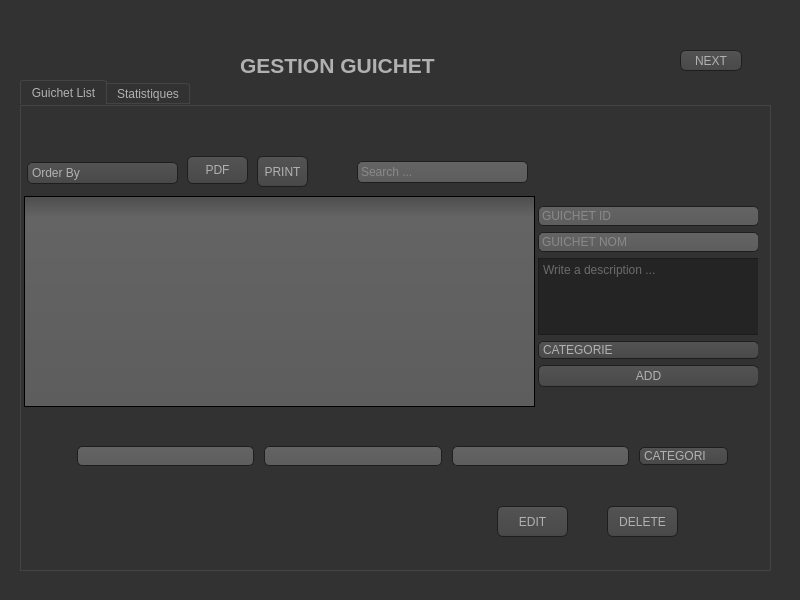
<?xml version="1.0" encoding="UTF-8"?>
<ui version="4.0">
 <class>Dialogadmin</class>
 <widget class="QDialog" name="Dialogadmin">
  <property name="geometry">
   <rect>
    <x>0</x>
    <y>0</y>
    <width>800</width>
    <height>600</height>
   </rect>
  </property>
  <property name="windowTitle">
   <string>Interface Admin</string>
  </property>
  <property name="styleSheet">
   <string notr="true">QToolTip
{
     border: 1px solid black;
     background-color: #ffa02f;
     padding: 1px;
     border-radius: 3px;
     opacity: 100;
}

QWidget
{
    color: #b1b1b1;
    background-color: #323232;
}

QWidget:item:hover
{
    background-color: QLinearGradient( x1: 0, y1: 0, x2: 0, y2: 1, stop: 0 #ffa02f, stop: 1 #ca0619);
    color: #000000;
}

QWidget:item:selected
{
    background-color: QLinearGradient( x1: 0, y1: 0, x2: 0, y2: 1, stop: 0 #ffa02f, stop: 1 #d7801a);
}

QMenuBar::item
{
    background: transparent;
}

QMenuBar::item:selected
{
    background: transparent;
    border: 1px solid #ffaa00;
}

QMenuBar::item:pressed
{
    background: #444;
    border: 1px solid #000;
    background-color: QLinearGradient(
        x1:0, y1:0,
        x2:0, y2:1,
        stop:1 #212121,
        stop:0.4 #343434/*,
        stop:0.2 #343434,
        stop:0.1 #ffaa00*/
    );
    margin-bottom:-1px;
    padding-bottom:1px;
}

QMenu
{
    border: 1px solid #000;
}

QMenu::item
{
    padding: 2px 20px 2px 20px;
}

QMenu::item:selected
{
    color: #000000;
}

QWidget:disabled
{
    color: #404040;
    background-color: #323232;
}

QAbstractItemView
{
    background-color: QLinearGradient( x1: 0, y1: 0, x2: 0, y2: 1, stop: 0 #4d4d4d, stop: 0.1 #646464, stop: 1 #5d5d5d);
}

QWidget:focus
{
    /*border: 2px solid QLinearGradient( x1: 0, y1: 0, x2: 0, y2: 1, stop: 0 #ffa02f, stop: 1 #d7801a);*/
}

QLineEdit
{
    background-color: QLinearGradient( x1: 0, y1: 0, x2: 0, y2: 1, stop: 0 #4d4d4d, stop: 0 #646464, stop: 1 #5d5d5d);
    padding: 1px;
    border-style: solid;
    border: 1px solid #1e1e1e;
    border-radius: 5;
}

QPushButton
{
    color: #b1b1b1;
    background-color: QLinearGradient( x1: 0, y1: 0, x2: 0, y2: 1, stop: 0 #565656, stop: 0.1 #525252, stop: 0.5 #4e4e4e, stop: 0.9 #4a4a4a, stop: 1 #464646);
    border-width: 1px;
    border-color: #1e1e1e;
    border-style: solid;
    border-radius: 6;
    padding: 3px;
    font-size: 12px;
    padding-left: 5px;
    padding-right: 5px;
}

QPushButton:pressed
{
    background-color: QLinearGradient( x1: 0, y1: 0, x2: 0, y2: 1, stop: 0 #2d2d2d, stop: 0.1 #2b2b2b, stop: 0.5 #292929, stop: 0.9 #282828, stop: 1 #252525);
}

QComboBox
{
    selection-background-color: #ffaa00;
    background-color: QLinearGradient( x1: 0, y1: 0, x2: 0, y2: 1, stop: 0 #565656, stop: 0.1 #525252, stop: 0.5 #4e4e4e, stop: 0.9 #4a4a4a, stop: 1 #464646);
    border-style: solid;
    border: 1px solid #1e1e1e;
    border-radius: 5;
}

QComboBox:hover,QPushButton:hover
{
    border: 2px solid QLinearGradient( x1: 0, y1: 0, x2: 0, y2: 1, stop: 0 #ffa02f, stop: 1 #d7801a);
}


QComboBox:on
{
    padding-top: 3px;
    padding-left: 4px;
    background-color: QLinearGradient( x1: 0, y1: 0, x2: 0, y2: 1, stop: 0 #2d2d2d, stop: 0.1 #2b2b2b, stop: 0.5 #292929, stop: 0.9 #282828, stop: 1 #252525);
    selection-background-color: #ffaa00;
}

QComboBox QAbstractItemView
{
    border: 2px solid darkgray;
    selection-background-color: QLinearGradient( x1: 0, y1: 0, x2: 0, y2: 1, stop: 0 #ffa02f, stop: 1 #d7801a);
}

QComboBox::drop-down
{
     subcontrol-origin: padding;
     subcontrol-position: top right;
     width: 15px;

     border-left-width: 0px;
     border-left-color: darkgray;
     border-left-style: solid; /* just a single line */
     border-top-right-radius: 3px; /* same radius as the QComboBox */
     border-bottom-right-radius: 3px;
 }

QComboBox::down-arrow
{
     image: url(:/down_arrow.png);
}

QGroupBox:focus
{
border: 2px solid QLinearGradient( x1: 0, y1: 0, x2: 0, y2: 1, stop: 0 #ffa02f, stop: 1 #d7801a);
}

QTextEdit:focus
{
    border: 2px solid QLinearGradient( x1: 0, y1: 0, x2: 0, y2: 1, stop: 0 #ffa02f, stop: 1 #d7801a);
}

QScrollBar:horizontal {
     border: 1px solid #222222;
     background: QLinearGradient( x1: 0, y1: 0, x2: 0, y2: 1, stop: 0.0 #121212, stop: 0.2 #282828, stop: 1 #484848);
     height: 7px;
     margin: 0px 16px 0 16px;
}

QScrollBar::handle:horizontal
{
      background: QLinearGradient( x1: 0, y1: 0, x2: 1, y2: 0, stop: 0 #ffa02f, stop: 0.5 #d7801a, stop: 1 #ffa02f);
      min-height: 20px;
      border-radius: 2px;
}

QScrollBar::add-line:horizontal {
      border: 1px solid #1b1b19;
      border-radius: 2px;
      background: QLinearGradient( x1: 0, y1: 0, x2: 1, y2: 0, stop: 0 #ffa02f, stop: 1 #d7801a);
      width: 14px;
      subcontrol-position: right;
      subcontrol-origin: margin;
}

QScrollBar::sub-line:horizontal {
      border: 1px solid #1b1b19;
      border-radius: 2px;
      background: QLinearGradient( x1: 0, y1: 0, x2: 1, y2: 0, stop: 0 #ffa02f, stop: 1 #d7801a);
      width: 14px;
     subcontrol-position: left;
     subcontrol-origin: margin;
}

QScrollBar::right-arrow:horizontal, QScrollBar::left-arrow:horizontal
{
      border: 1px solid black;
      width: 1px;
      height: 1px;
      background: white;
}

QScrollBar::add-page:horizontal, QScrollBar::sub-page:horizontal
{
      background: none;
}

QScrollBar:vertical
{
      background: QLinearGradient( x1: 0, y1: 0, x2: 1, y2: 0, stop: 0.0 #121212, stop: 0.2 #282828, stop: 1 #484848);
      width: 7px;
      margin: 16px 0 16px 0;
      border: 1px solid #222222;
}

QScrollBar::handle:vertical
{
      background: QLinearGradient( x1: 0, y1: 0, x2: 0, y2: 1, stop: 0 #ffa02f, stop: 0.5 #d7801a, stop: 1 #ffa02f);
      min-height: 20px;
      border-radius: 2px;
}

QScrollBar::add-line:vertical
{
      border: 1px solid #1b1b19;
      border-radius: 2px;
      background: QLinearGradient( x1: 0, y1: 0, x2: 0, y2: 1, stop: 0 #ffa02f, stop: 1 #d7801a);
      height: 14px;
      subcontrol-position: bottom;
      subcontrol-origin: margin;
}

QScrollBar::sub-line:vertical
{
      border: 1px solid #1b1b19;
      border-radius: 2px;
      background: QLinearGradient( x1: 0, y1: 0, x2: 0, y2: 1, stop: 0 #d7801a, stop: 1 #ffa02f);
      height: 14px;
      subcontrol-position: top;
      subcontrol-origin: margin;
}

QScrollBar::up-arrow:vertical, QScrollBar::down-arrow:vertical
{
      border: 1px solid black;
      width: 1px;
      height: 1px;
      background: white;
}


QScrollBar::add-page:vertical, QScrollBar::sub-page:vertical
{
      background: none;
}

QTextEdit
{
    background-color: #242424;
}

QPlainTextEdit
{
    background-color: #242424;
}

QHeaderView::section
{
    background-color: QLinearGradient(x1:0, y1:0, x2:0, y2:1, stop:0 #616161, stop: 0.5 #505050, stop: 0.6 #434343, stop:1 #656565);
    color: white;
    padding-left: 4px;
    border: 1px solid #6c6c6c;
}

QCheckBox:disabled
{
color: #414141;
}

QDockWidget::title
{
    text-align: center;
    spacing: 3px; /* spacing between items in the tool bar */
    background-color: QLinearGradient(x1:0, y1:0, x2:0, y2:1, stop:0 #323232, stop: 0.5 #242424, stop:1 #323232);
}

QDockWidget::close-button, QDockWidget::float-button
{
    text-align: center;
    spacing: 1px; /* spacing between items in the tool bar */
    background-color: QLinearGradient(x1:0, y1:0, x2:0, y2:1, stop:0 #323232, stop: 0.5 #242424, stop:1 #323232);
}

QDockWidget::close-button:hover, QDockWidget::float-button:hover
{
    background: #242424;
}

QDockWidget::close-button:pressed, QDockWidget::float-button:pressed
{
    padding: 1px -1px -1px 1px;
}

QMainWindow::separator
{
    background-color: QLinearGradient(x1:0, y1:0, x2:0, y2:1, stop:0 #161616, stop: 0.5 #151515, stop: 0.6 #212121, stop:1 #343434);
    color: white;
    padding-left: 4px;
    border: 1px solid #4c4c4c;
    spacing: 3px; /* spacing between items in the tool bar */
}

QMainWindow::separator:hover
{

    background-color: QLinearGradient(x1:0, y1:0, x2:0, y2:1, stop:0 #d7801a, stop:0.5 #b56c17 stop:1 #ffa02f);
    color: white;
    padding-left: 4px;
    border: 1px solid #6c6c6c;
    spacing: 3px; /* spacing between items in the tool bar */
}

QToolBar::handle
{
     spacing: 3px; /* spacing between items in the tool bar */
     background: url(:/images/handle.png);
}

QMenu::separator
{
    height: 2px;
    background-color: QLinearGradient(x1:0, y1:0, x2:0, y2:1, stop:0 #161616, stop: 0.5 #151515, stop: 0.6 #212121, stop:1 #343434);
    color: white;
    padding-left: 4px;
    margin-left: 10px;
    margin-right: 5px;
}

QProgressBar
{
    border: 2px solid grey;
    border-radius: 5px;
    text-align: center;
}

QProgressBar::chunk
{
    background-color: #d7801a;
    width: 2.15px;
    margin: 0.5px;
}

QTabBar::tab {
    color: #b1b1b1;
    border: 1px solid #444;
    border-bottom-style: none;
    background-color: #323232;
    padding-left: 10px;
    padding-right: 10px;
    padding-top: 3px;
    padding-bottom: 2px;
    margin-right: -1px;
}

QTabWidget::pane {
    border: 1px solid #444;
    top: 1px;
}

QTabBar::tab:last
{
    margin-right: 0; /* the last selected tab has nothing to overlap with on the right */
    border-top-right-radius: 3px;
}

QTabBar::tab:first:!selected
{
 margin-left: 0px; /* the last selected tab has nothing to overlap with on the right */


    border-top-left-radius: 3px;
}

QTabBar::tab:!selected
{
    color: #b1b1b1;
    border-bottom-style: solid;
    margin-top: 3px;
    background-color: QLinearGradient(x1:0, y1:0, x2:0, y2:1, stop:1 #212121, stop:.4 #343434);
}

QTabBar::tab:selected
{
    border-top-left-radius: 3px;
    border-top-right-radius: 3px;
    margin-bottom: 0px;
}

QTabBar::tab:!selected:hover
{
    /*border-top: 2px solid #ffaa00;
    padding-bottom: 3px;*/
    border-top-left-radius: 3px;
    border-top-right-radius: 3px;
    background-color: QLinearGradient(x1:0, y1:0, x2:0, y2:1, stop:1 #212121, stop:0.4 #343434, stop:0.2 #343434, stop:0.1 #ffaa00);
}

QRadioButton::indicator:checked, QRadioButton::indicator:unchecked{
    color: #b1b1b1;
    background-color: #323232;
    border: 1px solid #b1b1b1;
    border-radius: 6px;
}

QRadioButton::indicator:checked
{
    background-color: qradialgradient(
        cx: 0.5, cy: 0.5,
        fx: 0.5, fy: 0.5,
        radius: 1.0,
        stop: 0.25 #ffaa00,
        stop: 0.3 #323232
    );
}

QCheckBox::indicator{
    color: #b1b1b1;
    background-color: #323232;
    border: 1px solid #b1b1b1;
    width: 9px;
    height: 9px;
}

QRadioButton::indicator
{
    border-radius: 6px;
}

QRadioButton::indicator:hover, QCheckBox::indicator:hover
{
    border: 1px solid #ffaa00;
}

QCheckBox::indicator:checked
{
    image:url(:/images/checkbox.png);
}

QCheckBox::indicator:disabled, QRadioButton::indicator:disabled
{
    border: 1px solid #444;
}</string>
  </property>
  <widget class="QStackedWidget" name="stackedWidget">
   <property name="geometry">
    <rect>
     <x>10</x>
     <y>10</y>
     <width>781</width>
     <height>581</height>
    </rect>
   </property>
   <property name="currentIndex">
    <number>0</number>
   </property>
   <widget class="QWidget" name="page">
    <widget class="QPushButton" name="routeTicket">
     <property name="geometry">
      <rect>
       <x>670</x>
       <y>40</y>
       <width>62</width>
       <height>21</height>
      </rect>
     </property>
     <property name="text">
      <string>NEXT</string>
     </property>
    </widget>
    <widget class="QTabWidget" name="tabWidget_2">
     <property name="geometry">
      <rect>
       <x>10</x>
       <y>70</y>
       <width>751</width>
       <height>491</height>
      </rect>
     </property>
     <property name="currentIndex">
      <number>0</number>
     </property>
     <widget class="QWidget" name="tab_3">
      <attribute name="title">
       <string>Guichet List</string>
      </attribute>
      <widget class="QStackedWidget" name="guichet_management_stacked">
       <property name="geometry">
        <rect>
         <x>-14</x>
         <y>20</y>
         <width>751</width>
         <height>421</height>
        </rect>
       </property>
       <property name="currentIndex">
        <number>0</number>
       </property>
       <widget class="QWidget" name="page_5">
        <widget class="QTableView" name="guichetList">
         <property name="geometry">
          <rect>
           <x>17</x>
           <y>70</y>
           <width>511</width>
           <height>211</height>
          </rect>
         </property>
        </widget>
        <widget class="QPushButton" name="edit_g">
         <property name="geometry">
          <rect>
           <x>490</x>
           <y>380</y>
           <width>71</width>
           <height>31</height>
          </rect>
         </property>
         <property name="text">
          <string>EDIT</string>
         </property>
        </widget>
        <widget class="QWidget" name="horizontalLayoutWidget_3">
         <property name="geometry">
          <rect>
           <x>70</x>
           <y>310</y>
           <width>651</width>
           <height>41</height>
          </rect>
         </property>
         <layout class="QHBoxLayout" name="horizontalLayout_3">
          <property name="spacing">
           <number>10</number>
          </property>
          <item>
           <widget class="QLineEdit" name="g_id_edit"/>
          </item>
          <item>
           <widget class="QLineEdit" name="g_nom_edit"/>
          </item>
          <item>
           <widget class="QLineEdit" name="g_description_edit">
            <property name="styleSheet">
             <string notr="true"/>
            </property>
           </widget>
          </item>
          <item>
           <widget class="QComboBox" name="g_categorie_edit">
            <item>
             <property name="text">
              <string>CATEGORIE</string>
             </property>
            </item>
            <item>
             <property name="text">
              <string>INDIVIDUEL</string>
             </property>
            </item>
            <item>
             <property name="text">
              <string>COUPLE</string>
             </property>
            </item>
            <item>
             <property name="text">
              <string>FAMILLE</string>
             </property>
            </item>
           </widget>
          </item>
         </layout>
        </widget>
        <widget class="QPushButton" name="delete_g">
         <property name="geometry">
          <rect>
           <x>600</x>
           <y>380</y>
           <width>71</width>
           <height>31</height>
          </rect>
         </property>
         <property name="text">
          <string>DELETE</string>
         </property>
        </widget>
        <widget class="QWidget" name="verticalLayoutWidget_2">
         <property name="geometry">
          <rect>
           <x>531</x>
           <y>80</y>
           <width>221</width>
           <height>181</height>
          </rect>
         </property>
         <layout class="QVBoxLayout" name="verticalLayout_2">
          <item>
           <widget class="QLineEdit" name="g_id_add">
            <property name="text">
             <string/>
            </property>
            <property name="placeholderText">
             <string>GUICHET ID</string>
            </property>
           </widget>
          </item>
          <item>
           <widget class="QLineEdit" name="g_nom_add">
            <property name="text">
             <string/>
            </property>
            <property name="placeholderText">
             <string>GUICHET NOM</string>
            </property>
           </widget>
          </item>
          <item>
           <widget class="QTextEdit" name="g_description_add">
            <property name="placeholderText">
             <string>Write a description ...</string>
            </property>
           </widget>
          </item>
          <item>
           <widget class="QComboBox" name="g_cat_combo">
            <item>
             <property name="text">
              <string>CATEGORIE</string>
             </property>
            </item>
            <item>
             <property name="text">
              <string>INDIVIDUEL</string>
             </property>
            </item>
            <item>
             <property name="text">
              <string>COUPLE</string>
             </property>
            </item>
            <item>
             <property name="text">
              <string>FAMILLE</string>
             </property>
            </item>
           </widget>
          </item>
          <item>
           <widget class="QPushButton" name="g_add">
            <property name="text">
             <string>ADD</string>
            </property>
           </widget>
          </item>
         </layout>
        </widget>
        <widget class="QLineEdit" name="lineEdit">
         <property name="geometry">
          <rect>
           <x>350</x>
           <y>35</y>
           <width>171</width>
           <height>22</height>
          </rect>
         </property>
         <property name="placeholderText">
          <string>Search ...</string>
         </property>
        </widget>
        <widget class="QPushButton" name="guichetPDF">
         <property name="geometry">
          <rect>
           <x>180</x>
           <y>30</y>
           <width>61</width>
           <height>28</height>
          </rect>
         </property>
         <property name="text">
          <string>PDF</string>
         </property>
        </widget>
        <widget class="QComboBox" name="comboBox">
         <property name="geometry">
          <rect>
           <x>20</x>
           <y>36</y>
           <width>151</width>
           <height>22</height>
          </rect>
         </property>
         <item>
          <property name="text">
           <string>Order By</string>
          </property>
         </item>
         <item>
          <property name="text">
           <string>ID ASC</string>
          </property>
         </item>
         <item>
          <property name="text">
           <string>ID DESC</string>
          </property>
         </item>
         <item>
          <property name="text">
           <string>NOM ASC</string>
          </property>
         </item>
         <item>
          <property name="text">
           <string>NOM DESC</string>
          </property>
         </item>
         <item>
          <property name="text">
           <string>DESCRIPTION ASC</string>
          </property>
         </item>
         <item>
          <property name="text">
           <string>DESCRIPTION DESC</string>
          </property>
         </item>
         <item>
          <property name="text">
           <string>CATEGORY ASC</string>
          </property>
         </item>
         <item>
          <property name="text">
           <string>CATEGORY DESC</string>
          </property>
         </item>
        </widget>
        <widget class="QPushButton" name="pushButton">
         <property name="geometry">
          <rect>
           <x>250</x>
           <y>30</y>
           <width>51</width>
           <height>31</height>
          </rect>
         </property>
         <property name="text">
          <string>PRINT</string>
         </property>
        </widget>
       </widget>
       <widget class="QWidget" name="page_6"/>
      </widget>
     </widget>
     <widget class="QWidget" name="tab_4">
      <attribute name="title">
       <string>Statistiques</string>
      </attribute>
      <widget class="QPushButton" name="stat_btn">
       <property name="geometry">
        <rect>
         <x>320</x>
         <y>180</y>
         <width>93</width>
         <height>28</height>
        </rect>
       </property>
       <property name="text">
        <string>SHOW STATS</string>
       </property>
      </widget>
     </widget>
    </widget>
    <widget class="QLabel" name="label_12">
     <property name="geometry">
      <rect>
       <x>230</x>
       <y>30</y>
       <width>271</width>
       <height>51</height>
      </rect>
     </property>
     <property name="text">
      <string>&lt;html&gt;&lt;head/&gt;&lt;body&gt;&lt;p&gt;&lt;span style=&quot; font-size:16pt; font-weight:600;&quot;&gt;GESTION GUICHET&lt;/span&gt;&lt;/p&gt;&lt;/body&gt;&lt;/html&gt;</string>
     </property>
    </widget>
   </widget>
   <widget class="QWidget" name="page_2">
    <widget class="QTabWidget" name="tabWidget_3">
     <property name="geometry">
      <rect>
       <x>24</x>
       <y>64</y>
       <width>731</width>
       <height>491</height>
      </rect>
     </property>
     <property name="currentIndex">
      <number>0</number>
     </property>
     <widget class="QWidget" name="tab_5">
      <attribute name="title">
       <string>Ticket List</string>
      </attribute>
      <widget class="QStackedWidget" name="user_management_stacked_2">
       <property name="geometry">
        <rect>
         <x>0</x>
         <y>10</y>
         <width>711</width>
         <height>441</height>
        </rect>
       </property>
       <property name="currentIndex">
        <number>0</number>
       </property>
       <widget class="QWidget" name="page_8">
        <widget class="QTableView" name="ticketList">
         <property name="geometry">
          <rect>
           <x>40</x>
           <y>80</y>
           <width>501</width>
           <height>201</height>
          </rect>
         </property>
        </widget>
        <widget class="QWidget" name="horizontalLayoutWidget_4">
         <property name="geometry">
          <rect>
           <x>30</x>
           <y>300</y>
           <width>541</width>
           <height>41</height>
          </rect>
         </property>
         <layout class="QHBoxLayout" name="horizontalLayout_4">
          <property name="spacing">
           <number>10</number>
          </property>
          <item>
           <widget class="QLineEdit" name="t_id_e"/>
          </item>
          <item>
           <widget class="QComboBox" name="t_guichet_id_e"/>
          </item>
          <item>
           <widget class="QLineEdit" name="t_prix_e"/>
          </item>
          <item>
           <widget class="QLineEdit" name="t_quantite_e"/>
          </item>
         </layout>
        </widget>
        <widget class="QPushButton" name="t_add_selected">
         <property name="geometry">
          <rect>
           <x>600</x>
           <y>160</y>
           <width>62</width>
           <height>21</height>
          </rect>
         </property>
         <property name="text">
          <string>ADD</string>
         </property>
        </widget>
        <widget class="QPushButton" name="t_delete">
         <property name="geometry">
          <rect>
           <x>610</x>
           <y>350</y>
           <width>62</width>
           <height>21</height>
          </rect>
         </property>
         <property name="text">
          <string>DELETE</string>
         </property>
        </widget>
        <widget class="QPushButton" name="t_edit">
         <property name="geometry">
          <rect>
           <x>440</x>
           <y>350</y>
           <width>62</width>
           <height>21</height>
          </rect>
         </property>
         <property name="text">
          <string>EDIT</string>
         </property>
        </widget>
        <widget class="QLineEdit" name="t_recherche">
         <property name="geometry">
          <rect>
           <x>400</x>
           <y>50</y>
           <width>141</width>
           <height>22</height>
          </rect>
         </property>
        </widget>
       </widget>
       <widget class="QWidget" name="page_9">
        <widget class="QWidget" name="verticalLayoutWidget_3">
         <property name="geometry">
          <rect>
           <x>190</x>
           <y>20</y>
           <width>250</width>
           <height>231</height>
          </rect>
         </property>
         <layout class="QVBoxLayout" name="verticalLayout_3">
          <item>
           <widget class="QLineEdit" name="t_id_add">
            <property name="placeholderText">
             <string>TICKET ID</string>
            </property>
           </widget>
          </item>
          <item>
           <widget class="QLineEdit" name="t_prix_add">
            <property name="echoMode">
             <enum>QLineEdit::Normal</enum>
            </property>
            <property name="placeholderText">
             <string>SINGLE TICKET PRICE</string>
            </property>
           </widget>
          </item>
          <item>
           <widget class="QLineEdit" name="t_quantite_add">
            <property name="placeholderText">
             <string>NUMBER OF TICKETS </string>
            </property>
           </widget>
          </item>
          <item>
           <widget class="QLabel" name="label_14">
            <property name="text">
             <string>&lt;html&gt;&lt;head/&gt;&lt;body&gt;&lt;p align=&quot;center&quot;&gt;&lt;span style=&quot; font-size:10pt; font-weight:600; color:#55aaff;&quot;&gt;GUICHET NUMBER :&lt;/span&gt;&lt;/p&gt;&lt;/body&gt;&lt;/html&gt;</string>
            </property>
           </widget>
          </item>
          <item>
           <widget class="QComboBox" name="t_guichet_id_add">
            <property name="layoutDirection">
             <enum>Qt::LeftToRight</enum>
            </property>
            <property name="autoFillBackground">
             <bool>false</bool>
            </property>
            <property name="styleSheet">
             <string notr="true"/>
            </property>
            <property name="currentIndex">
             <number>-1</number>
            </property>
           </widget>
          </item>
          <item>
           <widget class="QPushButton" name="t_add">
            <property name="text">
             <string>ADD</string>
            </property>
           </widget>
          </item>
         </layout>
        </widget>
        <widget class="QPushButton" name="add_cancel_ticket">
         <property name="geometry">
          <rect>
           <x>480</x>
           <y>280</y>
           <width>62</width>
           <height>21</height>
          </rect>
         </property>
         <property name="text">
          <string>Back</string>
         </property>
        </widget>
       </widget>
      </widget>
     </widget>
     <widget class="QWidget" name="tab_6">
      <attribute name="title">
       <string>Stats</string>
      </attribute>
     </widget>
    </widget>
    <widget class="QLabel" name="label_13">
     <property name="geometry">
      <rect>
       <x>260</x>
       <y>10</y>
       <width>261</width>
       <height>51</height>
      </rect>
     </property>
     <property name="text">
      <string>&lt;html&gt;&lt;head/&gt;&lt;body&gt;&lt;p&gt;&lt;span style=&quot; font-size:16pt; font-weight:600;&quot;&gt;GESTION TICKETS&lt;/span&gt;&lt;/p&gt;&lt;/body&gt;&lt;/html&gt;</string>
     </property>
    </widget>
    <widget class="QPushButton" name="backGuichet">
     <property name="geometry">
      <rect>
       <x>64</x>
       <y>30</y>
       <width>62</width>
       <height>21</height>
      </rect>
     </property>
     <property name="text">
      <string>Previous</string>
     </property>
    </widget>
    <widget class="QPushButton" name="routeGuichet_2">
     <property name="geometry">
      <rect>
       <x>670</x>
       <y>40</y>
       <width>62</width>
       <height>21</height>
      </rect>
     </property>
     <property name="text">
      <string>NEXT &gt;</string>
     </property>
    </widget>
   </widget>
   <widget class="QWidget" name="page_10">
    <widget class="QTabWidget" name="tabWidget_4">
     <property name="geometry">
      <rect>
       <x>40</x>
       <y>120</y>
       <width>681</width>
       <height>401</height>
      </rect>
     </property>
     <property name="currentIndex">
      <number>0</number>
     </property>
     <widget class="QWidget" name="tab_9">
      <attribute name="title">
       <string>Achats List</string>
      </attribute>
      <widget class="QStackedWidget" name="guichet_management_stacked_3">
       <property name="geometry">
        <rect>
         <x>10</x>
         <y>10</y>
         <width>651</width>
         <height>351</height>
        </rect>
       </property>
       <property name="currentIndex">
        <number>1</number>
       </property>
       <widget class="QWidget" name="page_13"/>
       <widget class="QWidget" name="page_14">
        <widget class="QTableView" name="achatsList">
         <property name="geometry">
          <rect>
           <x>30</x>
           <y>40</y>
           <width>401</width>
           <height>221</height>
          </rect>
         </property>
        </widget>
        <widget class="QWidget" name="verticalLayoutWidget_5">
         <property name="geometry">
          <rect>
           <x>450</x>
           <y>50</y>
           <width>201</width>
           <height>191</height>
          </rect>
         </property>
         <layout class="QVBoxLayout" name="verticalLayout_5">
          <item>
           <widget class="QLabel" name="a_id_detail">
            <property name="text">
             <string/>
            </property>
           </widget>
          </item>
          <item>
           <widget class="QLabel" name="a_p_email_detail">
            <property name="text">
             <string/>
            </property>
           </widget>
          </item>
          <item>
           <widget class="QLabel" name="a_total_detail">
            <property name="text">
             <string/>
            </property>
           </widget>
          </item>
          <item>
           <widget class="QLabel" name="a_date_detail">
            <property name="text">
             <string/>
            </property>
           </widget>
          </item>
          <item>
           <layout class="QHBoxLayout" name="horizontalLayout">
            <item>
             <widget class="QPushButton" name="delete_A_3">
              <property name="text">
               <string>DELETE</string>
              </property>
             </widget>
            </item>
           </layout>
          </item>
         </layout>
        </widget>
       </widget>
      </widget>
     </widget>
     <widget class="QWidget" name="tab_10">
      <attribute name="title">
       <string>Stats</string>
      </attribute>
      <widget class="QTableView" name="achatStat">
       <property name="geometry">
        <rect>
         <x>150</x>
         <y>70</y>
         <width>256</width>
         <height>192</height>
        </rect>
       </property>
      </widget>
     </widget>
    </widget>
    <widget class="QPushButton" name="nextrouteUser">
     <property name="geometry">
      <rect>
       <x>620</x>
       <y>40</y>
       <width>62</width>
       <height>21</height>
      </rect>
     </property>
     <property name="text">
      <string>NEXT</string>
     </property>
    </widget>
    <widget class="QLabel" name="label_15">
     <property name="geometry">
      <rect>
       <x>230</x>
       <y>20</y>
       <width>281</width>
       <height>51</height>
      </rect>
     </property>
     <property name="text">
      <string>&lt;html&gt;&lt;head/&gt;&lt;body&gt;&lt;p&gt;&lt;span style=&quot; font-size:16pt; font-weight:600;&quot;&gt;GESTION D'ACHATS&lt;/span&gt;&lt;/p&gt;&lt;/body&gt;&lt;/html&gt;</string>
     </property>
    </widget>
    <widget class="QPushButton" name="backrouteAchat">
     <property name="geometry">
      <rect>
       <x>40</x>
       <y>40</y>
       <width>62</width>
       <height>21</height>
      </rect>
     </property>
     <property name="text">
      <string>Previous</string>
     </property>
    </widget>
   </widget>
  </widget>
 </widget>
 <resources/>
 <connections/>
</ui>
